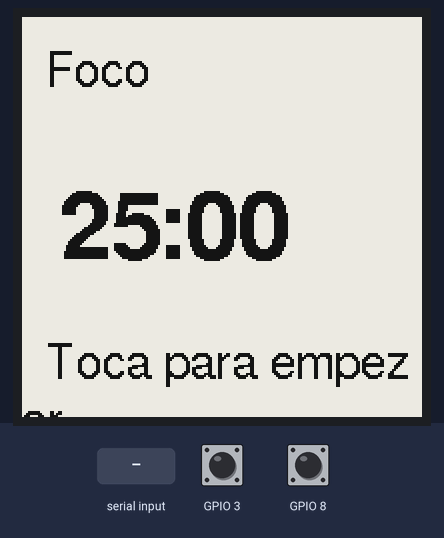
This sketch was run on a simulated Seeed XIAO ESP32-S3. Shown: 200×200 one-colour display. The inputs (shaded band) are chosen by the test bench; at power-on: GPIO 3 HIGH, GPIO 8 HIGH. Nothing arrives over Bluetooth unless stated; a phone connects over Bluetooth LE 3 s after start.

Above: at 1.2 s.
1.3 s: GPIO 3 pulled LOW for 0.15 s
At 3.0 s:
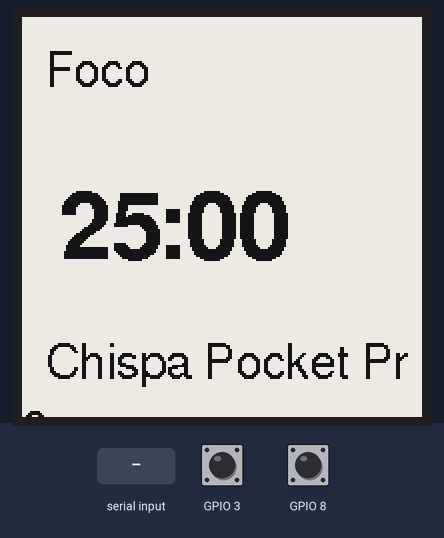
3.3 s: GPIO 8 pulled LOW for 0.15 s
At 4.5 s:
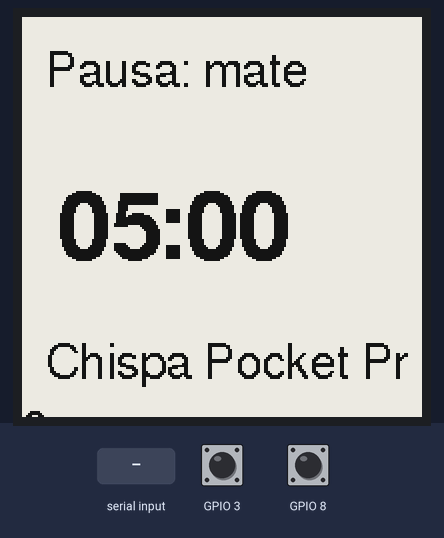
5.3 s: "left\n" received over Serial
At 7.0 s:
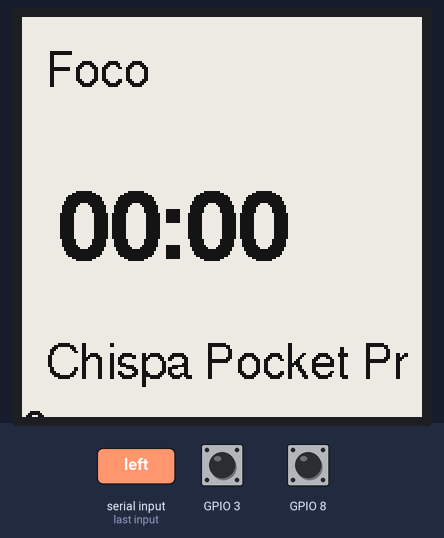
7.3 s: GPIO 3 pulled LOW for 1 s
At 8.4 s:
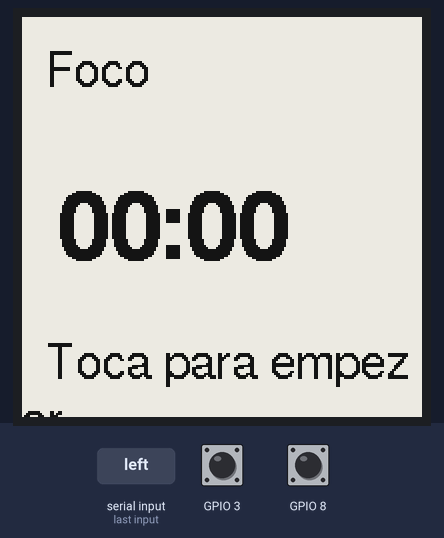
9.8 s: GPIO 8 pulled LOW for 1 s
At 10.9 s:
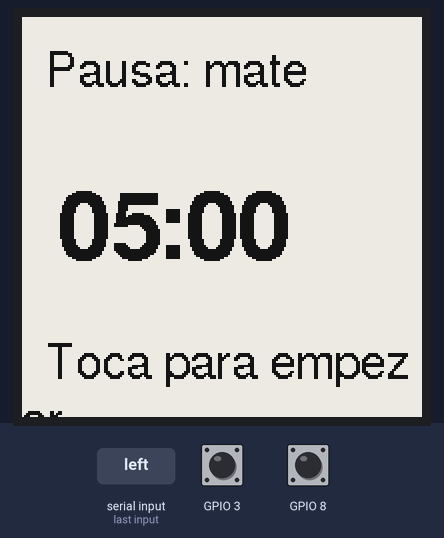
Timing chart, 0 to 12.8 s (numbered marks = the images above; inputs shaded):
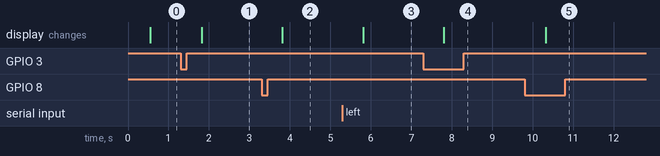

Measured:
- after the input at 1.3 s, the display: changes after 0.52 s (image 1)
- after the input at 3.3 s, the display: changes after 0.51 s (image 2)
- after the input at 5.3 s, the display: changes after 0.51 s (image 3)
- after the input at 7.3 s, the display: changes after 0.50 s (image 4)
- after the input at 9.8 s, the display: changes after 0.52 s (image 5)

The sketch:

chispa_pocket_pro.ino
```cpp
// Chispa Pocket Pro - firmware minimo (sin probar)
// Placa: XIAO_ESP32S3. USB CDC On Boot: Enabled. Libreria: GxEPD2
// Igual que Pocket, mas: Bluetooth (recibe el mismo protocolo) y un segundo pulsador en D9.
#include <GxEPD2_BW.h>
#include <Fonts/FreeSansBold24pt7b.h>
#include <Fonts/FreeSans12pt7b.h>
#include <BLEDevice.h>
#include <BLEServer.h>
#include <BLEUtils.h>
#define NUS "6e400001-b5a3-f393-e0a9-e50e2dcc3d3e"
#define RXC "6e400002-b5a3-f393-e0a9-e50e2dcc3d3e"
GxEPD2_BW<GxEPD2_154_D67, GxEPD2_154_D67::HEIGHT> display(GxEPD2_154_D67(D1, D3, D4, D5));
String linea = "";
bool foco = true, corre = false, cambio = true;
long resta = 1500;
unsigned long t0 = 0;

void procesar(String l) {
  int i = l.indexOf("left");
  if (i >= 0) {
    resta = l.substring(i + 6).toInt();
    foco = l.indexOf("break") < 0;
    cambio = true;
  }
}
void entrada(char c) {
  if (c == 10) { procesar(linea); linea = ""; }
  else linea += c;
}

class RxCb : public BLECharacteristicCallbacks {
  void onWrite(BLECharacteristic* c) {
    auto v = c->getValue();
    for (size_t k = 0; k < v.length(); k++) entrada((char)v[k]);
  }
};

void dibujar() {
  char b[8];
  sprintf(b, "%02ld:%02ld", resta / 60, resta % 60);
  display.setPartialWindow(0, 0, 200, 200);
  display.firstPage();
  do {
    display.fillScreen(GxEPD_WHITE);
    display.setTextColor(GxEPD_BLACK);
    display.setFont(&FreeSans12pt7b);
    display.setCursor(12, 34);
    display.print(foco ? "Foco" : "Pausa: mate");
    display.setFont(&FreeSansBold24pt7b);
    display.setCursor(18, 120);
    display.print(b);
    display.setFont(&FreeSans12pt7b);
    display.setCursor(12, 180);
    display.print(corre ? "Chispa Pocket Pro" : "Toca para empezar");
  } while (display.nextPage());
}

void setup() {
  Serial.begin(115200);
  pinMode(D2, INPUT_PULLUP);
  pinMode(D9, INPUT_PULLUP);
  SPI.begin(D8, -1, D10, D1);
  display.init(115200);
  BLEDevice::init("Chispa Pocket Pro");
  BLEServer* s = BLEDevice::createServer();
  BLEService* sv = s->createService(NUS);
  BLECharacteristic* rx = sv->createCharacteristic(RXC, BLECharacteristic::PROPERTY_WRITE | BLECharacteristic::PROPERTY_WRITE_NR);
  rx->setCallbacks(new RxCb());
  sv->start();
  BLEAdvertising* a = BLEDevice::getAdvertising();
  a->addServiceUUID(NUS);
  a->start();
}

void loop() {
  static bool p2 = true, p9 = true;
  bool a = digitalRead(D2), b = digitalRead(D9);
  if (p2 && !a) { corre = !corre; t0 = millis(); cambio = true; }
  if (p9 && !b) { foco = !foco; resta = foco ? 1500 : 300; cambio = true; }
  p2 = a; p9 = b;
  while (Serial.available()) entrada((char)Serial.read());
  if (corre && millis() - t0 >= 60000) {
    t0 = millis();
    resta -= 60;
    if (resta <= 0) { foco = !foco; resta = foco ? 1500 : 300; }
    cambio = true;
  }
  if (cambio) { cambio = false; dibujar(); }
  delay(20);
}
```
